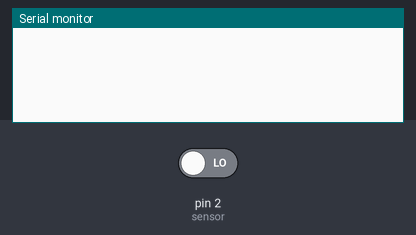
Simulated run of this sketch. Board: Arduino Uno, built with avr-gcc and run on an emulated ATmega328P. Parts: the last lines printed to the serial monitor. The inputs (shaded band) are chosen by the test bench; at power-on: pin 2 (sensor) LOW.

Above: at 1.2 s.
1.3 s: pin 2 (sensor) driven HIGH
At 2.0 s:
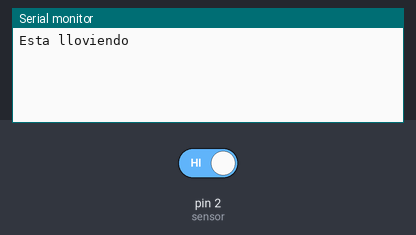
2.8 s: pin 2 (sensor) driven LOW
At 3.1 s:
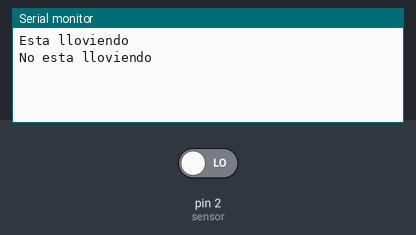

Measured:
- after the input at 1.3 s, the serial monitor: prints a new line at once (image 1)
- after the input at 2.8 s, the serial monitor: prints a new line at once (image 2)

The sketch:

TP4EJ4.ino
```cpp
/* 4. Programe dos interrupciones que envíen un mensaje por consola, una que
 indique cuando empezó a llover y otra que indique cuando ya no llueve.*/

#define sensor 2

void setup (){
  Serial.begin(9600);
  pinMode(sensor, INPUT);//fc37
  attachInterrupt(digitalPinToInterrupt(sensor), mojado, CHANGE);
  }

void loop (){
}

void mojado(){
   if (digitalRead(2)==1){
   Serial.println("Esta lloviendo");

   }
   else{
    Serial.println("No esta lloviendo");
   }
}
```
